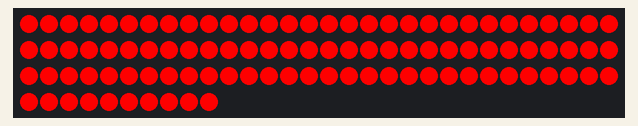
Simulated run of this sketch. Board: ESP8266 (NodeMCU). Shown: 100 RGB LEDs in strip order, left to right, continuing on the next row. The strip is taken to match the declared colour order; what the sketch prints to the serial monitor is not drawn.

Above: at 1.1 s.
At 2.1 s:
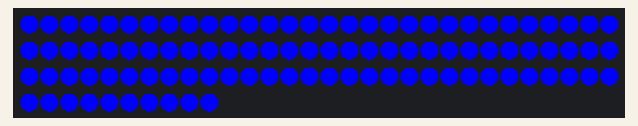
At 2.6 s:
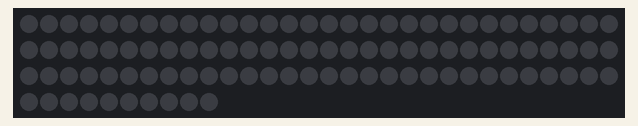
At 13.9 s:
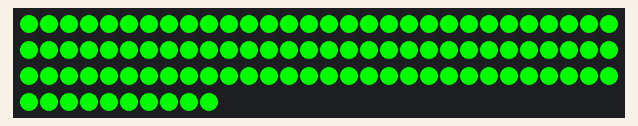

Measured:
- by itself, everything shown: repeats every 12.3 s, in 55 steps
- what the display in image 0 shows lasts 0.5 s, from 1.1 s to 1.6 s

The sketch:

PB_display.ino
```cpp
// Neopixel
#include <Adafruit_NeoPixel.h>

// Neopixel Config
#define NeoPIN D4
#define NUM_LEDS 100
#define ADDRESS_PB 1

int brightness = 250;
Adafruit_NeoPixel strip = Adafruit_NeoPixel(NUM_LEDS, NeoPIN, NEO_RGB + NEO_KHZ800);


void setup() {
  Serial.begin(115200);
  // ##############
  // NeoPixel start
  Serial.println();
  strip.setBrightness(brightness);
  strip.begin();
  strip.show();
  delay(50);
  Serial.println("NeoPixel started");

  // setting whole strip to the given color
  for (int i = 0; i < NUM_LEDS; i++) {
    strip.setPixelColor(i, strip.Color( 100, 0, 0 ) );
  }
  // init
  strip.show();
  delay(1000);
}

void loop() {
  test();
}

void test() {
  setPB(255, 0, 0);
  strip.show();
  delay(500);

  setPB(0, 255, 0);
  strip.show();
  delay(500);

  setPB(0, 0, 255);
  strip.show();
  delay(500);

  setPB(0, 0, 0);
  strip.show();
  delay(500);

  for (int i = 0; i < NUM_LEDS; i++) {
    strip.setPixelColor(i, strip.Color( 255, 255, 255 ) );
    strip.show();
    delay(100);
    strip.setPixelColor(i, strip.Color( 0, 0, 0 ) );
  }
}

void setPB(int r, int g, int b) {
  // setting whole strip to the given color
  for (int i = 0; i < NUM_LEDS; i++) {
    strip.setPixelColor(i, strip.Color( r, g, b ) );
  }
}

void setLED(int a, int r, int g, int b) {
  strip.setPixelColor(a, strip.Color( r, g, b ) );
}
```
